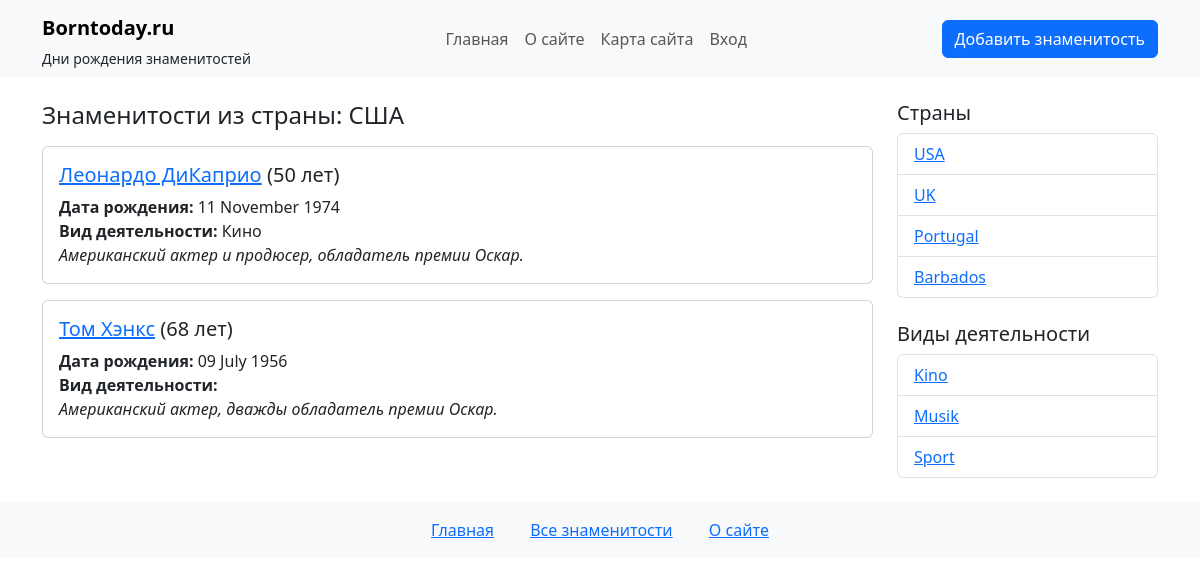
Before: /country/USA/ with the older database file.
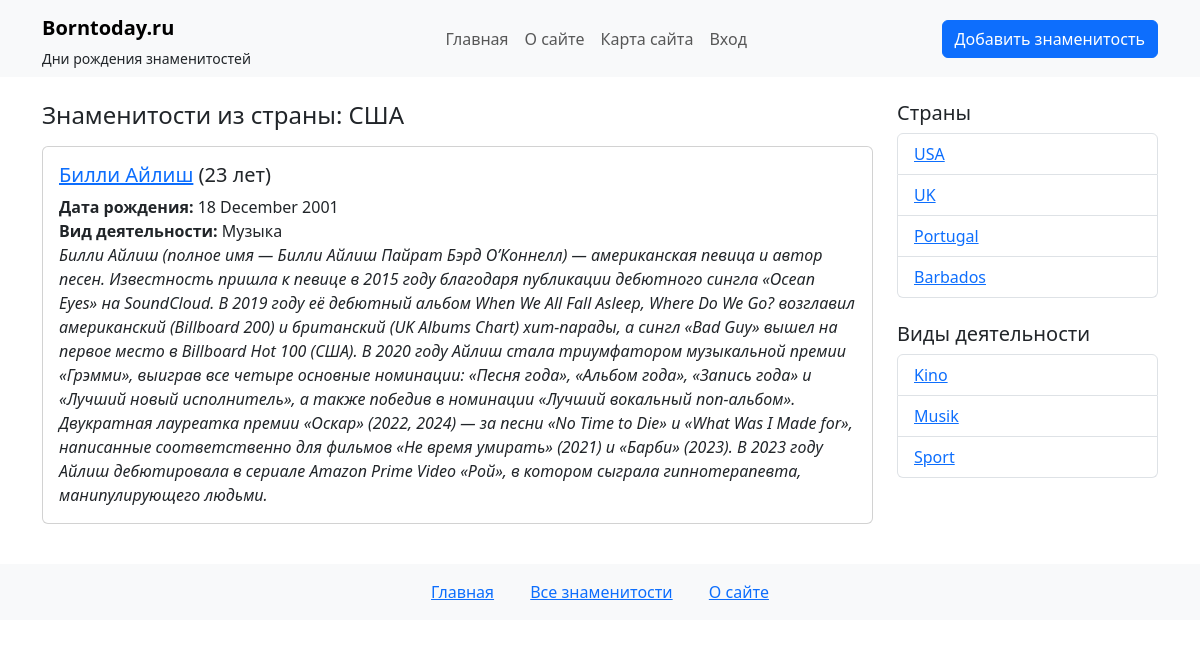
After: the same page with the newer database file.
### lobzikapp/models.py (models this page shows, shortened)
class Star(models.Model):
    name = models.CharField(max_length=100)  # Имя звезды
    slug = models.SlugField(max_length=255, db_index=True, verbose_name="URL")
    country = models.ForeignKey(Country, on_delete=models.CASCADE, related_name='stars')
    categories = models.ManyToManyField(Category, related_name='stars')
    birth_date = models.DateField()  # Дата рождения
    content = models.TextField()  # Описание звезды
    photo = models.ImageField(upload_to='photos/%Y/%m/%d/', blank=True, null=True, verbose_name="Фотография")
    is_published = models.BooleanField(default=True)  # Флаг публикации
    time_create = models.DateTimeField(auto_now_add=True)  # Дата создания (автоматически)
    time_update = models.DateTimeField(auto_now=True)  # Дата обновления (автоматически)
    def get_age(self):
        today = date.today()
        age = today.year - self.birth_date.year
        if (today.month, today.day) < (self.birth_date.month, self.birth_date.day):
            age -= 1
        return age
    class Meta:
        verbose_name = 'Знаменитость'
        verbose_name_plural = 'Знаменитости'
        ordering = ['-time_create']  # Сортировка по убыванию времени создания
        indexes = [
            models.Index(fields=['-time_create']),  # Индекс для повышения производительности
        ]

class Category(models.Model):
    title = models.CharField(max_length=100)  # Название категории
    slug = models.SlugField(max_length=255, blank=True, unique=False, db_index=True, verbose_name="URL")

class Country(models.Model):
    name = models.CharField(max_length=100)  # Название страны
    slug = models.SlugField(max_length=255, blank=True, unique=False, db_index=True, verbose_name="URL")

### lobzikapp/views.py (the view)
# urls.py: path('country/<slug:slug>/', views.stars_by_country, name='stars_by_country'),
def stars_by_country(request, slug):
    country = get_object_or_404(Country, slug=slug)
    filtered_stars = Star.objects.filter(country=country, is_published=True)
    countries = Country.objects.all()
    categories = Category.objects.all()
    context = {
        'stars': filtered_stars,
        'country_name': country.name,
        'star_countries': countries,
        'star_categories': categories,
        'title_template': 'Знаменитости из страны'
    }
    return render(request, 'lobzikapp/country.html', context)

### lobzikapp/templates/lobzikapp/country.html (shortened to what this page needs)
{% extends 'lobzikapp/base.html' %}
{% block content %}
<h4 class="mb-3">{{ title_template }}: {{ country_name }}</h4>
{% if stars %}
 {% for star in stars %}
   <div class="card mb-3">
     <div class="card-body">
       <h5 class="card-title">
         <a href="{% url 'star_detail' star.slug %}">{{ star.name }}</a> ({{ star.get_age }} лет)
       </h5>
       <p class="card-text">
         <strong>Дата рождения:</strong> {{ star.birth_date|date:"d E Y" }}<br>
         <strong>Вид деятельности:</strong>
         {% for category in star.categories.all %}
           {{ category.title }}{% if not forloop.last %}, {% endif %}
         {% endfor %}<br>
         <em>{{ star.content }}</em>
       </p>
     </div>
   </div>
 {% endfor %}
{% else %}
 <p>Нет знаменитостей в этой стране.</p>
{% endif %}
{% endblock %}

### lobzikapp/templates/lobzikapp/sidebar.html
<div class="col-md-3">
  <h5>Страны</h5>
  <ul class="list-group mb-4">
    {% for country in star_countries %}
    <li class="list-group-item">
      <a href="{% url 'stars_by_country' country.slug %}">{{country.slug}}</a>
    </li>
    {% endfor %}
  </ul>
  <h5>Виды деятельности</h5>
  <ul class="list-group">
    {% for cat in star_categories %}
    <li class="list-group-item">
      <a href="{% url 'stars_by_category' cat.slug %}">{{ cat.slug }}</a>
    </li>
    {% endfor %}
  </ul>
 </div>

Changed rows visible on the page:
removed Star: name "Леонардо ДиКаприо", get_age "50", birth_date "11 November 1974", content "Американский актер и продюсер, обладатель премии Оскар.", Category (title "Кино")
removed Star: name "Том Хэнкс", get_age "68", birth_date "09 July 1956", content "Американский актер, дважды обладатель премии Оскар."
added Star: name "Билли Айлиш", get_age "23", birth_date "18 December 2001", content "Билли Айлиш (полное имя — Билли Айлиш Пайрат Бэрд О’Коннелл) — американская певица и автор песен. Известность пришла к певице в 2015 году благодаря публикации дебютного сингла «Ocean Eyes» на SoundCloud. В 2019 году её дебютный альбом When We All Fall Asleep, Where Do We Go? возглавил американский (Billboard 200) и британский (UK Albums Chart) хит-парады, а сингл «Bad Guy» вышел на первое место в Billboard Hot 100 (США). В 2020 году Айлиш стала триумфатором музыкальной премии «Грэмми», выиграв все четыре основные номинации: «Песня года», «Альбом года», «Запись года» и «Лучший новый исполнитель», а также победив в номинации «Лучший вокальный поп-альбом». Двукратная лауреатка премии «Оскар»…", Category (title "Музыка")
